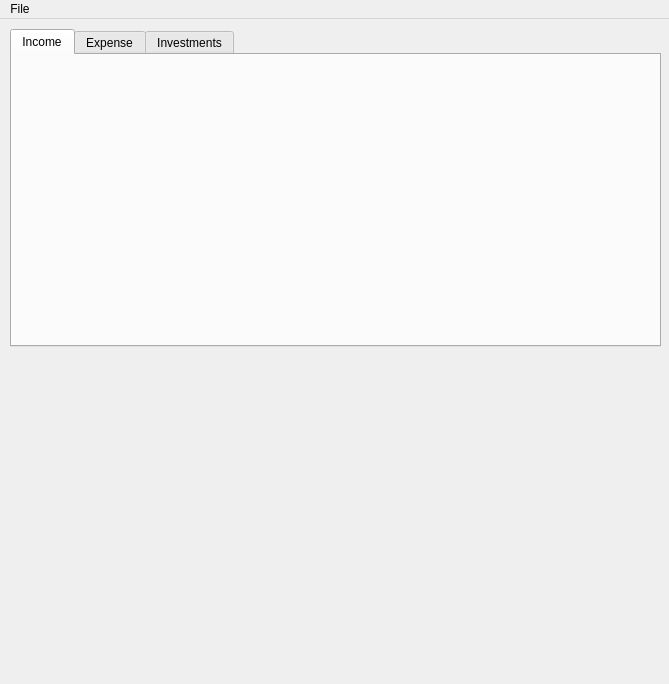
<?xml version="1.0" encoding="UTF-8"?>
<ui version="4.0">
 <class>MainWindow</class>
 <widget class="QMainWindow" name="MainWindow">
  <property name="geometry">
   <rect>
    <x>0</x>
    <y>0</y>
    <width>669</width>
    <height>684</height>
   </rect>
  </property>
  <property name="windowTitle">
   <string>MainWindow</string>
  </property>
  <widget class="QWidget" name="centralwidget">
   <widget class="QWidget" name="">
    <property name="geometry">
     <rect>
      <x>10</x>
      <y>10</y>
      <width>651</width>
      <height>641</height>
     </rect>
    </property>
    <layout class="QVBoxLayout" name="verticalLayout_2">
     <item>
      <widget class="QTabWidget" name="tablesDisplayWidget">
       <property name="minimumSize">
        <size>
         <width>411</width>
         <height>291</height>
        </size>
       </property>
       <property name="currentIndex">
        <number>0</number>
       </property>
       <widget class="QWidget" name="income">
        <property name="sizePolicy">
         <sizepolicy hsizetype="Ignored" vsizetype="Ignored">
          <horstretch>0</horstretch>
          <verstretch>0</verstretch>
         </sizepolicy>
        </property>
        <attribute name="title">
         <string>Income</string>
        </attribute>
        <layout class="QHBoxLayout" name="horizontalLayout_4">
         <property name="leftMargin">
          <number>0</number>
         </property>
         <property name="topMargin">
          <number>0</number>
         </property>
         <property name="rightMargin">
          <number>0</number>
         </property>
         <property name="bottomMargin">
          <number>0</number>
         </property>
        </layout>
       </widget>
       <widget class="QWidget" name="expense">
        <property name="sizePolicy">
         <sizepolicy hsizetype="Ignored" vsizetype="Ignored">
          <horstretch>0</horstretch>
          <verstretch>0</verstretch>
         </sizepolicy>
        </property>
        <attribute name="title">
         <string>Expense</string>
        </attribute>
        <layout class="QHBoxLayout" name="horizontalLayout_5">
         <property name="leftMargin">
          <number>0</number>
         </property>
         <property name="topMargin">
          <number>0</number>
         </property>
         <property name="rightMargin">
          <number>0</number>
         </property>
         <property name="bottomMargin">
          <number>0</number>
         </property>
        </layout>
       </widget>
       <widget class="QWidget" name="investments">
        <property name="sizePolicy">
         <sizepolicy hsizetype="Ignored" vsizetype="Ignored">
          <horstretch>0</horstretch>
          <verstretch>0</verstretch>
         </sizepolicy>
        </property>
        <attribute name="title">
         <string>Investments</string>
        </attribute>
        <layout class="QHBoxLayout" name="horizontalLayout_6">
         <property name="leftMargin">
          <number>0</number>
         </property>
         <property name="topMargin">
          <number>0</number>
         </property>
         <property name="rightMargin">
          <number>0</number>
         </property>
         <property name="bottomMargin">
          <number>0</number>
         </property>
        </layout>
       </widget>
      </widget>
     </item>
     <item>
      <layout class="QVBoxLayout" name="verticalLayout">
       <item>
        <spacer name="verticalSpacer">
         <property name="orientation">
          <enum>Qt::Vertical</enum>
         </property>
         <property name="sizeHint" stdset="0">
          <size>
           <width>20</width>
           <height>13</height>
          </size>
         </property>
        </spacer>
       </item>
       <item>
        <widget class="QWidget" name="plot_widget" native="true">
         <property name="minimumSize">
          <size>
           <width>396</width>
           <height>271</height>
          </size>
         </property>
        </widget>
       </item>
      </layout>
     </item>
    </layout>
   </widget>
  </widget>
  <widget class="QMenuBar" name="menubar">
   <property name="geometry">
    <rect>
     <x>0</x>
     <y>0</y>
     <width>669</width>
     <height>22</height>
    </rect>
   </property>
   <widget class="QMenu" name="menuFile">
    <property name="title">
     <string>File</string>
    </property>
    <addaction name="actionNew"/>
    <addaction name="actionOpen"/>
   </widget>
   <addaction name="menuFile"/>
  </widget>
  <action name="actionNew">
   <property name="text">
    <string>New</string>
   </property>
  </action>
  <action name="actionOpen">
   <property name="text">
    <string>Open...</string>
   </property>
  </action>
 </widget>
 <resources/>
 <connections/>
</ui>
